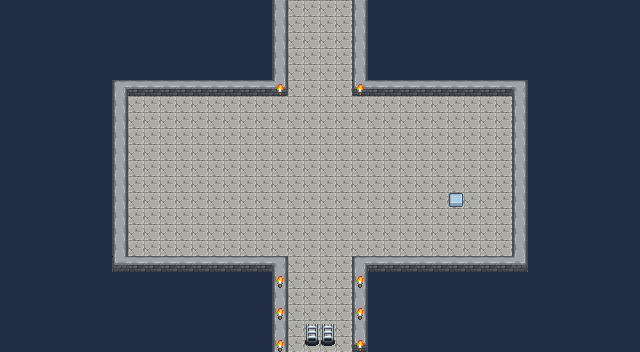

Below is a game level as drawn by its tile map, then a one-line description and the .tmx file that defines it, in full:
An orthogonal 40x22 tile map with 16x16 px tiles, 2 tile layers (Tile Layer 1, Tile Layer 2) and 15 objects (11x wall, 2x enemy, spawn, portal).

<map version="1.10" tiledversion="1.10.1" orientation="orthogonal" renderorder="right-down" width="40" height="22" tilewidth="16" tileheight="16" infinite="0" nextlayerid="7" nextobjectid="23">
 <tileset firstgid="1" source="../tsx/RogueEnvironment16x16.tsx" />
 <layer id="1" name="Tile Layer 1" width="40" height="22">
  <data encoding="csv">
246,246,246,246,246,246,246,246,246,246,246,246,246,246,246,246,246,41,31,31,31,31,41,246,246,246,246,246,246,246,246,246,246,246,246,246,246,246,246,246,
246,246,246,246,246,246,246,246,246,246,246,246,246,246,246,246,246,41,31,31,31,31,41,246,246,246,246,246,246,246,246,246,246,246,246,246,246,246,246,246,
246,246,246,246,246,246,246,246,246,246,246,246,246,246,246,246,246,41,31,31,31,31,41,246,246,246,246,246,246,246,246,246,246,246,246,246,246,246,246,246,
246,246,246,246,246,246,246,246,246,246,246,246,246,246,246,246,246,41,31,31,31,31,41,246,246,246,246,246,246,246,246,246,246,246,246,246,246,246,246,246,
246,246,246,246,246,246,246,246,246,246,246,246,246,246,246,246,246,41,31,31,31,31,41,246,246,246,246,246,246,246,246,246,246,246,246,246,246,246,246,246,
246,246,246,246,246,246,246,9,11,11,11,11,11,11,11,11,11,60,31,31,31,31,57,11,11,11,11,11,11,11,11,11,12,246,246,246,246,246,246,246,
246,246,246,246,246,246,246,41,31,31,31,31,31,31,31,31,31,31,31,31,31,31,31,31,31,31,31,31,31,31,31,31,41,246,246,246,246,246,246,246,
246,246,246,246,246,246,246,41,31,31,31,31,31,31,31,31,31,31,31,31,31,31,31,31,31,31,31,31,31,31,31,31,41,246,246,246,246,246,246,246,
246,246,246,246,246,246,246,41,31,31,31,31,31,31,31,31,31,31,31,31,31,31,31,31,31,31,31,31,31,31,31,31,41,246,246,246,246,246,246,246,
246,246,246,246,246,246,246,41,31,31,31,31,31,31,31,31,31,31,31,31,31,31,31,31,31,31,31,31,31,31,31,31,41,246,246,246,246,246,246,246,
246,246,246,246,246,246,246,41,31,31,31,31,31,31,31,31,31,31,31,31,31,31,31,31,31,31,31,31,31,31,31,31,41,246,246,246,246,246,246,246,
246,246,246,246,246,246,246,41,31,31,31,31,31,31,31,31,31,31,31,31,31,31,31,31,31,31,31,31,31,31,31,31,41,246,246,246,246,246,246,246,
246,246,246,246,246,246,246,41,31,31,31,31,31,31,31,31,31,31,31,31,31,31,31,31,31,31,31,31,31,31,31,31,41,246,246,246,246,246,246,246,
246,246,246,246,246,246,246,41,31,31,31,31,31,31,31,31,31,31,31,31,31,31,31,31,31,31,31,31,31,31,31,31,41,246,246,246,246,246,246,246,
246,246,246,246,246,246,246,41,31,31,31,31,31,31,31,31,31,31,31,31,31,31,31,31,31,31,31,31,31,31,31,31,41,246,246,246,246,246,246,246,
246,246,246,246,246,246,246,41,31,31,31,31,31,31,31,31,31,31,31,31,31,31,31,31,31,31,31,31,31,31,31,31,41,246,246,246,246,246,246,246,
246,246,246,246,246,246,246,57,11,11,11,11,11,11,11,11,11,12,31,31,31,31,9,11,11,11,11,11,11,11,11,11,60,246,246,246,246,246,246,246,
246,246,246,246,246,246,246,246,246,246,246,246,246,246,246,246,246,41,31,31,31,31,41,246,246,246,246,246,246,246,246,246,246,246,246,246,246,246,246,246,
246,246,246,246,246,246,246,246,246,246,246,246,246,246,246,246,246,41,31,31,31,31,41,246,246,246,246,246,246,246,246,246,246,246,246,246,246,246,246,246,
246,246,246,246,246,246,246,246,246,246,246,246,246,246,246,246,246,41,31,31,31,31,41,246,246,246,246,246,246,246,246,246,246,246,246,246,246,246,246,246,
246,246,246,246,246,246,246,246,246,246,246,246,246,246,246,246,246,41,31,31,31,31,41,246,246,246,246,246,246,246,246,246,246,246,246,246,246,246,246,246,
246,246,246,246,246,246,246,246,246,246,246,246,246,246,246,246,246,41,31,31,31,31,59,246,246,246,246,246,246,246,246,246,246,246,246,246,246,246,246,246
</data>
 </layer>
 <objectgroup id="3" name="walls">
  <object id="1" type="wall" x="112" y="79.6667" width="176" height="17" />
  <object id="2" type="wall" x="111.333" y="79" width="17" height="192.667" />
  <object id="3" type="wall" x="111.667" y="255.333" width="176" height="17" />
  <object id="4" type="wall" x="272" y="255" width="16.3333" height="96.6667" />
  <object id="5" type="wall" x="351.667" y="255.333" width="16.6667" height="97.3333" />
  <object id="6" type="wall" x="367.667" y="254.667" width="159.333" height="17" />
  <object id="7" type="wall" x="511.333" y="80.3333" width="16.3333" height="190.667" />
  <object id="8" type="wall" x="352.333" y="79.6667" width="174.667" height="16.3333" />
  <object id="9" type="wall" x="351.333" y="-0.333333" width="16.3333" height="80.6667" />
  <object id="10" type="wall" x="271.333" y="-0.333333" width="17" height="82" />
  <object id="20" type="wall" x="448.25" y="192.125" width="15.375" height="15.625" />
 </objectgroup>
 <layer id="2" name="Tile Layer 2" width="40" height="22">
  <data encoding="csv">
0,0,0,0,0,0,0,0,0,0,0,0,0,0,0,0,0,0,0,0,0,0,0,0,0,0,0,0,0,0,0,0,0,0,0,0,0,0,0,0,
0,0,0,0,0,0,0,0,0,0,0,0,0,0,0,0,0,0,0,0,0,0,0,0,0,0,0,0,0,0,0,0,0,0,0,0,0,0,0,0,
0,0,0,0,0,0,0,0,0,0,0,0,0,0,0,0,0,0,0,0,0,0,0,0,0,0,0,0,0,0,0,0,0,0,0,0,0,0,0,0,
0,0,0,0,0,0,0,0,0,0,0,0,0,0,0,0,0,0,0,0,0,0,0,0,0,0,0,0,0,0,0,0,0,0,0,0,0,0,0,0,
0,0,0,0,0,0,0,0,0,0,0,0,0,0,0,0,0,0,0,0,0,0,0,0,0,0,0,0,0,0,0,0,0,0,0,0,0,0,0,0,
0,0,0,0,0,0,0,0,0,0,0,0,0,0,0,0,0,209,0,0,0,0,209,0,0,0,0,0,0,0,0,0,0,0,0,0,0,0,0,0,
0,0,0,0,0,0,0,0,0,0,0,0,0,0,0,0,0,0,0,0,0,0,0,0,0,0,0,0,0,0,0,0,0,0,0,0,0,0,0,0,
0,0,0,0,0,0,0,0,0,0,0,0,0,0,0,0,0,0,0,0,0,0,0,0,0,0,0,0,0,0,0,0,0,0,0,0,0,0,0,0,
0,0,0,0,0,0,0,0,0,0,0,0,0,0,0,0,0,0,0,0,0,0,0,0,0,0,0,0,0,0,0,0,0,0,0,0,0,0,0,0,
0,0,0,0,0,0,0,0,0,0,0,0,0,0,0,0,0,0,0,0,0,0,0,0,0,0,0,0,0,0,0,0,0,0,0,0,0,0,0,0,
0,0,0,0,0,0,0,0,0,0,0,0,0,0,0,0,0,0,0,0,0,0,0,0,0,0,0,0,0,0,0,0,0,0,0,0,0,0,0,0,
0,0,0,0,0,0,0,0,0,0,0,0,0,0,0,0,0,0,0,0,0,0,0,0,0,0,0,0,0,0,0,0,0,0,0,0,0,0,0,0,
0,0,0,0,0,0,0,0,0,0,0,0,0,0,0,0,0,0,0,0,0,0,0,0,0,0,0,0,120,0,0,0,0,0,0,0,0,0,0,0,
0,0,0,0,0,0,0,0,0,0,0,0,0,0,0,0,0,0,0,0,0,0,0,0,0,0,0,0,0,0,0,0,0,0,0,0,0,0,0,0,
0,0,0,0,0,0,0,0,0,0,0,0,0,0,0,0,0,0,0,0,0,0,0,0,0,0,0,0,0,0,0,0,0,0,0,0,0,0,0,0,
0,0,0,0,0,0,0,0,0,0,0,0,0,0,0,0,0,0,0,0,0,0,0,0,0,0,0,0,0,0,0,0,0,0,0,0,0,0,0,0,
0,0,0,0,0,0,0,0,0,0,0,0,0,0,0,0,0,0,0,0,0,0,0,0,0,0,0,0,0,0,0,0,0,0,0,0,0,0,0,0,
0,0,0,0,0,0,0,0,0,0,0,0,0,0,0,0,0,209,0,0,0,0,209,0,0,0,0,0,0,0,0,0,0,0,0,0,0,0,0,0,
0,0,0,0,0,0,0,0,0,0,0,0,0,0,0,0,0,0,0,0,0,0,0,0,0,0,0,0,0,0,0,0,0,0,0,0,0,0,0,0,
0,0,0,0,0,0,0,0,0,0,0,0,0,0,0,0,0,209,0,0,0,0,209,0,0,0,0,0,0,0,0,0,0,0,0,0,0,0,0,0,
0,0,0,0,0,0,0,0,0,0,0,0,0,0,0,0,0,0,0,133,133,0,0,0,0,0,0,0,0,0,0,0,0,0,0,0,0,0,0,0,
0,0,0,0,0,0,0,0,0,0,0,0,0,0,0,0,0,209,0,150,150,0,209,0,0,0,0,0,0,0,0,0,0,0,0,0,0,0,0,0
</data>
 </layer>
 <objectgroup id="4" name="spawn">
  <object id="13" type="spawn" x="320" y="290">
   <properties>
    <property name="direction" value="exit" />
   </properties>
   <point />
  </object>
 </objectgroup>
 <objectgroup id="6" name="enemies">
  <object id="18" type="enemy" x="261" y="155">
   <properties>
    <property name="hasDrop" type="bool" value="false" />
   </properties>
   <point />
  </object>
  <object id="19" type="enemy" x="366.667" y="198.667">
   <properties>
    <property name="hasDrop" type="bool" value="false" />
   </properties>
   <point />
  </object>
 </objectgroup>
 <objectgroup id="5" name="portals">
  <object id="15" name="assets/maps/greymap.tmx" type="portal" x="288.667" y="335.666" width="63" height="16.6667">
   <properties>
    <property name="direction" value="enter" />
   </properties>
  </object>
 </objectgroup>
</map>
